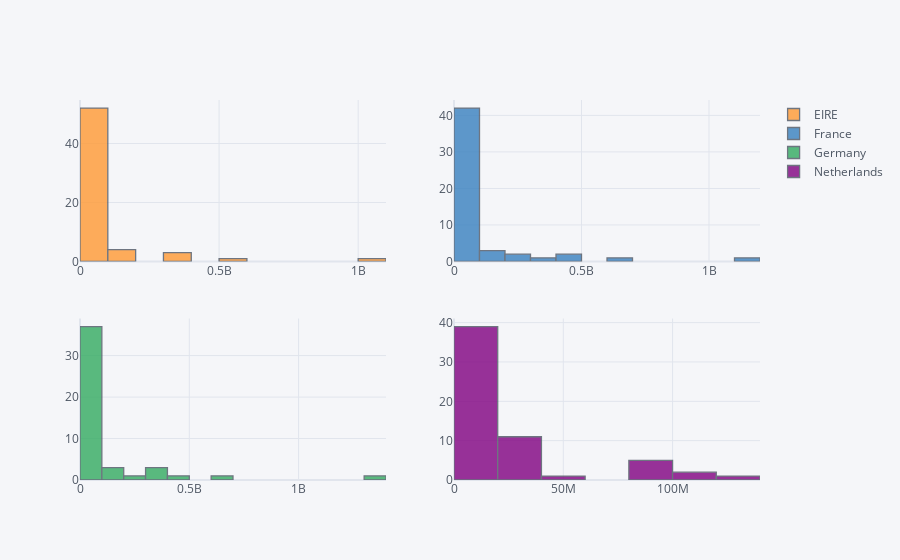

Source (notebook cell):
### Markdown cell above
## 4. Create a set of interactive histograms showing the distributions of quantity per invoice for the following countries: EIRE, Germany, France, and Netherlands.

### Code cell
country_list= ['EIRE', 'Germany', 'France', 'Netherlands']
data[data['Country'].isin(list_countries)].pivot_table(values = 'InvoiceNo',index= 'Quantity', columns= 'Country',aggfunc= 'sum').iplot(kind='hist', subplots=True)

### Figure 1 — Plotly figure (JSON) as saved in the notebook; plotly's stock layout.template omitted (floating-point values rounded to 4 significant figures)
{"data": [{"histfunc": "count", "histnorm": "", "marker": {"color": "rgba(255, 153, 51, 1.0)", "line": {"color": "#4D5663", "width": 1.3}}, "name": "EIRE", "opacity": 0.8, "orientation": "v", "type": "histogram", "x": [62814152, 376299837, 178892885, 387938743, 23383100, 568361554, 1704139, 160971258, 9006575, 184926756, null, 1010865309, null, null, 67571265, null, 26001332, 48546853, null, 396993322, 34726520, 552262, 12347631, 11198098, 1111894, 58952334, 9021055, null, null, 116490190, 12241593, 560445, null, 6162996, 9532403, 49303139, 1124634, 3393004, 556060, null, null, 40474720, 17347750, 2231053, 545320, 15053278, null, 4527550, null, 33374798, 556927, 561901, 1660494, null, 541220, 541220, 13937422, 8966471, 561901, 3340740, 15686360, null, null, 574874, 7833572, 1088150, 561901, 1127114, 541220, 544690, 1123802, 1127114, null, null, 571313, null, null, 571937, null, 565412, null, 536890, null, null], "xaxis": "x", "yaxis": "y"}, {"histfunc": "count", "histnorm": "", "marker": {"color": "rgba(55, 128, 191, 1.0)", "line": {"color": "#4D5663", "width": 1.3}}, "name": "France", "opacity": 0.8, "orientation": "v", "type": "histogram", "x": [142016505, 276518390, 164985941, 342729887, 57600425, 630110550, 3446311, 278663886, 8301994, 431542963, 578277, 1171189162, 578541, 4983312, 76803848, null, 19541662, 105903907, null, 458206388, 51647753, 4420623, 15059072, 5085065, null, 62710168, 8457826, null, null, 71466601, 6188161, null, 1703268, 8884602, 3349316, 27554279, 2292612, 5062222, 2274990, 564670, null, 18401053, 3343951, 4487010, null, 12301077, null, null, null, 3895074, 569097, null, 2791773, 562207, null, null, 539407, 1652523, null, 1130354, 557627, 1158383, null, null, 564897, 1146306, null, 556463, null, null, null, null, null, null, null, 540789, null, null, 573153, null, null, null, null, null], "xaxis": "x2", "yaxis": "y2"}, {"histfunc": "count", "histnorm": "", "marker": {"color": "rgba(50, 171, 96, 1.0)", "line": {"color": "#4D5663", "width": 1.3}}, "name": "Germany", "opacity": 0.8, "orientation": "v", "type": "histogram", "x": [84181437, 250789148, 182757384, 382182925, 43515220, 691431312, 1121414, 316985366, 10667438, 389015827, 575886, 1393003665, null, 4466357, 88990176, null, 35438490, 110777177, 3372821, 462635595, 102753212, 2788796, 19943418, 15007043, null, 58570020, 12859574, 581179, 1144268, 83192350, 10636385, null, 577168, 17885247, 2292332, 11819588, 2285425, 2267801, null, null, null, 10138352, 12231515, 564337, null, 4444989, 2836490, 5097887, null, 9028032, null, null, null, null, null, null, 1126516, 1114826, null, null, null, null, null, null, 2229507, 557055, null, null, null, null, null, 570082, null, null, null, null, 552978, null, null, null, null, null, null, null], "xaxis": "x3", "yaxis": "y3"}, {"histfunc": "count", "histnorm": "", "marker": {"color": "rgba(128, 0, 128, 1.0)", "line": {"color": "#4D5663", "width": 1.3}}, "name": "Netherlands", "opacity": 0.8, "orientation": "v", "type": "histogram", "x": [85081392, 20422329, 7924545, 21757683, 567795, 22767895, null, 15678647, 570191, 13514924, null, 101500007, null, null, 26968607, 573002, 4381713, 9465534, null, 83815626, 4503371, null, 4996911, 10694280, null, 28083457, 12898092, null, null, 88159348, 27241477, null, null, 24790172, 17855688, 93227142, null, 5102632, null, null, 567280, 125074700, 119811551, 7747963, null, 41764117, null, 16289645, 581338, 90984785, null, null, 2831854, null, 572123, 1669395, 31221178, 39246257, null, 8298208, 21342737, 554827, 5063361, null, 25008118, 4462430, 2789363, 1688549, 3885916, 4558543, null, 1131023, 1129300, 1117535, null, 1723053, null, 1096022, null, 554642, 552883, 1122745, 572052, 573003], "xaxis": "x4", "yaxis": "y4"}], "layout": {"barmode": "overlay", "legend": {"bgcolor": "#F5F6F9", "font": {"color": "#4D5663"}}, "paper_bgcolor": "#F5F6F9", "plot_bgcolor": "#F5F6F9", "title": {"font": {"color": "#4D5663"}}, "xaxis": {"anchor": "y", "domain": [0, 0.45], "gridcolor": "#E1E5ED", "showgrid": true, "tickfont": {"color": "#4D5663"}, "title": {"font": {"color": "#4D5663"}, "text": ""}, "zerolinecolor": "#E1E5ED"}, "xaxis2": {"anchor": "y2", "domain": [0.55, 1], "gridcolor": "#E1E5ED", "showgrid": true, "tickfont": {"color": "#4D5663"}, "title": {"font": {"color": "#4D5663"}, "text": ""}, "zerolinecolor": "#E1E5ED"}, "xaxis3": {"anchor": "y3", "domain": [0, 0.45], "gridcolor": "#E1E5ED", "showgrid": true, "tickfont": {"color": "#4D5663"}, "title": {"font": {"color": "#4D5663"}, "text": ""}, "zerolinecolor": "#E1E5ED"}, "xaxis4": {"anchor": "y4", "domain": [0.55, 1], "gridcolor": "#E1E5ED", "showgrid": true, "tickfont": {"color": "#4D5663"}, "title": {"font": {"color": "#4D5663"}, "text": ""}, "zerolinecolor": "#E1E5ED"}, "yaxis": {"anchor": "x", "domain": [0.575, 1], "gridcolor": "#E1E5ED", "showgrid": true, "tickfont": {"color": "#4D5663"}, "title": {"font": {"color": "#4D5663"}, "text": ""}, "zerolinecolor": "#E1E5ED"}, "yaxis2": {"anchor": "x2", "domain": [0.575, 1], "gridcolor": "#E1E5ED", "showgrid": true, "tickfont": {"color": "#4D5663"}, "title": {"font": {"color": "#4D5663"}, "text": ""}, "zerolinecolor": "#E1E5ED"}, "yaxis3": {"anchor": "x3", "domain": [0, 0.425], "gridcolor": "#E1E5ED", "showgrid": true, "tickfont": {"color": "#4D5663"}, "title": {"font": {"color": "#4D5663"}, "text": ""}, "zerolinecolor": "#E1E5ED"}, "yaxis4": {"anchor": "x4", "domain": [0, 0.425], "gridcolor": "#E1E5ED", "showgrid": true, "tickfont": {"color": "#4D5663"}, "title": {"font": {"color": "#4D5663"}, "text": ""}, "zerolinecolor": "#E1E5ED"}}}
